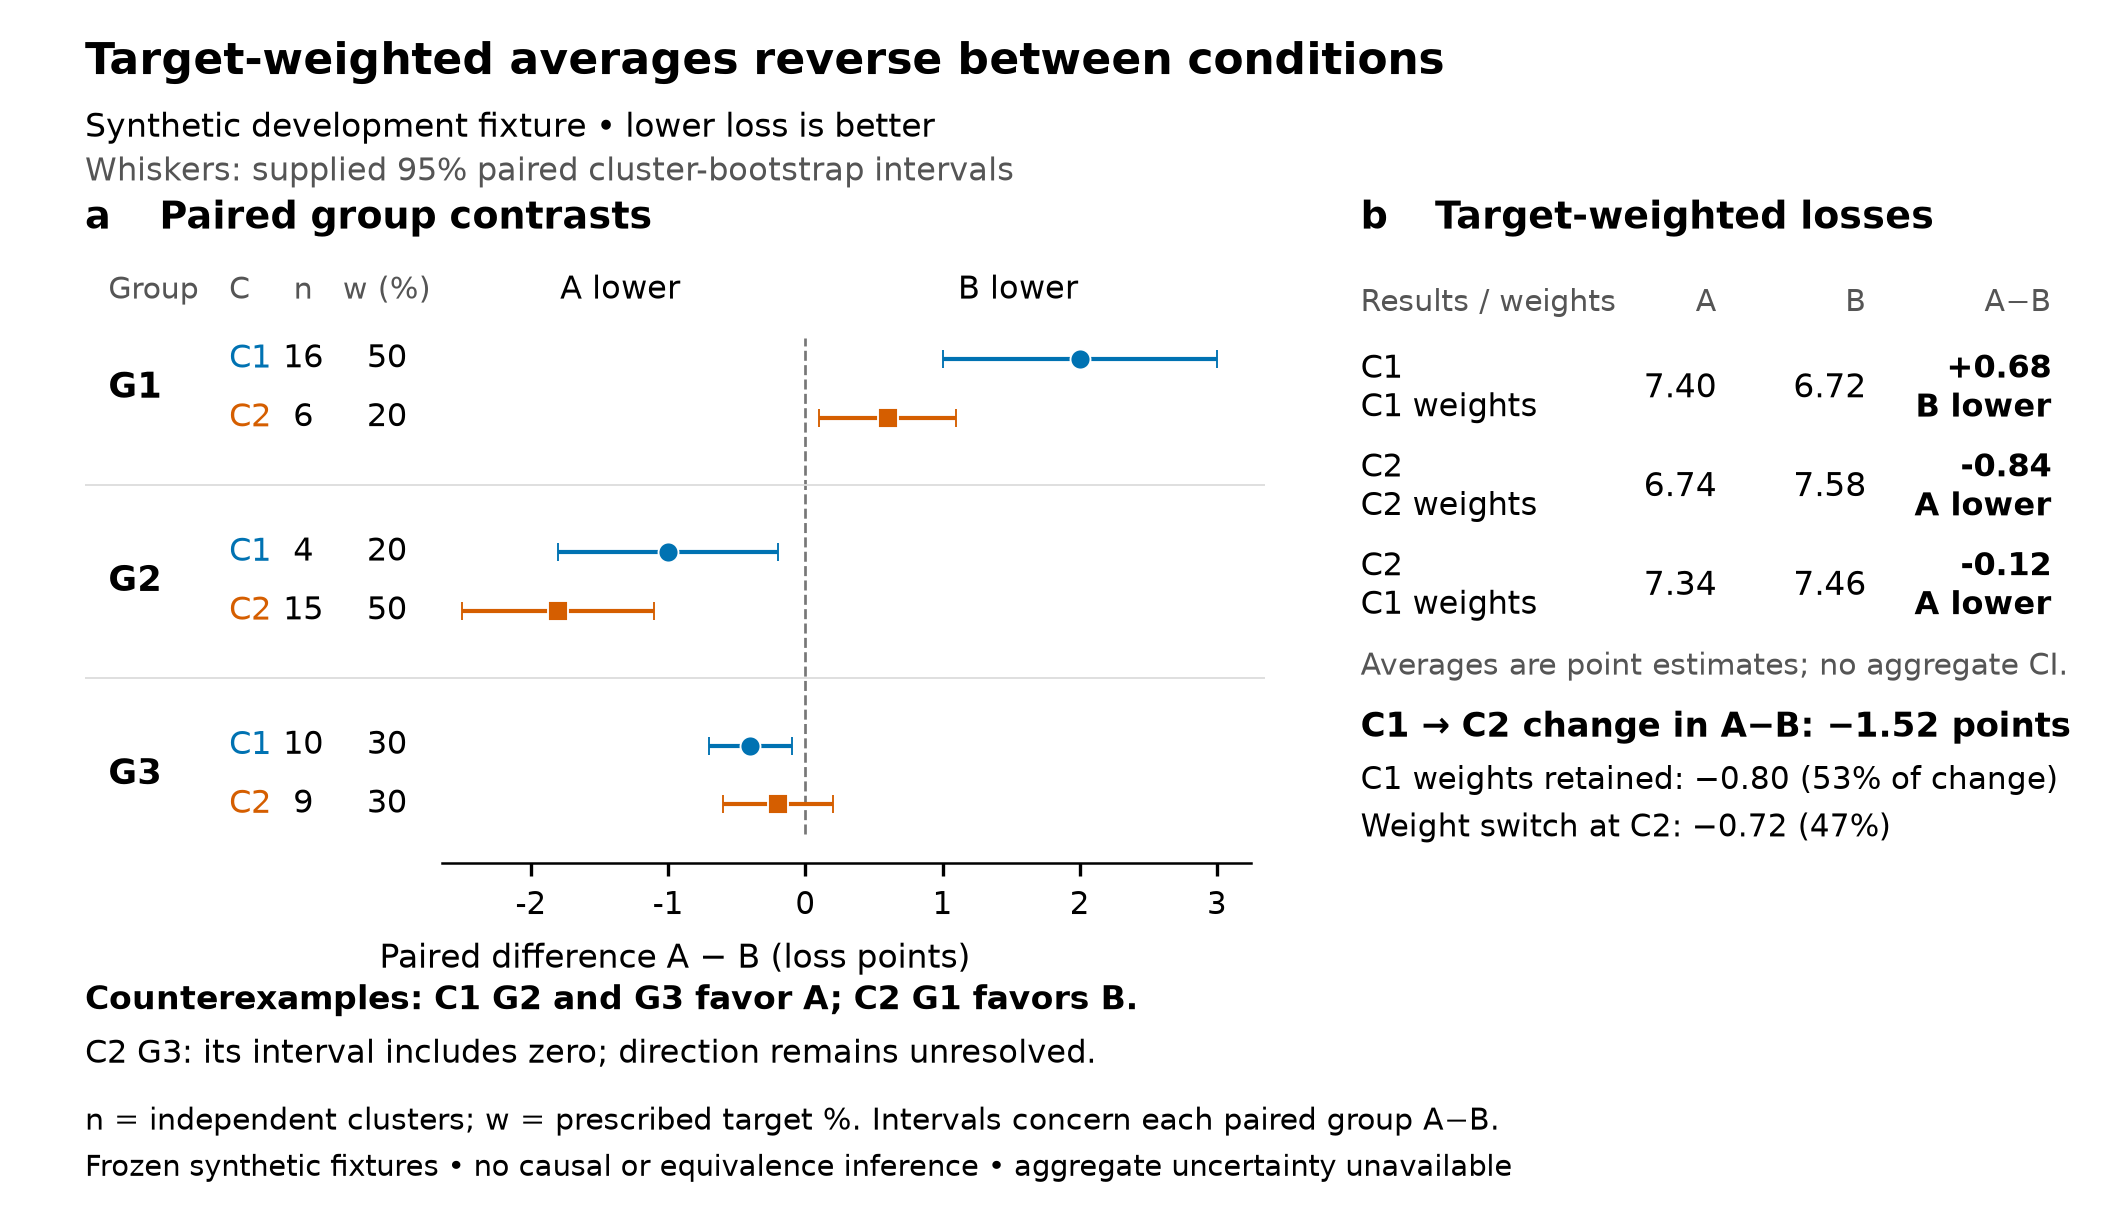

Python code for this plot:
"""Frozen synthetic fixture, 180 × 103 mm. Run --export after preview review.

Uses SciPilot's actual style, panel-label, layout-audit and export implementation.
The CSV contains summary estimates, not cluster observations.
"""
from pathlib import Path
import argparse
import csv
import hashlib
import json
import math
import os
import sys

OUT = Path(__file__).resolve().parent
ROOT = Path('LOCAL_EVIDENCE_ROOT')
SOURCE = ROOT / 'work/academic-research-skills/evaluations/fixtures/rc2/figure-results.csv'
PROFESSIONAL = ROOT / 'professional/Haojae/scipilot-figure-skill/scripts'
SIZE = (180 / 25.4, 103 / 25.4)
EXPECTED_SHA256 = 'e2d5923ff6b2d1a95321ece8956a892ad4416d051c8c763c9ea31881a306374c'
BLUE, ORANGE = '#0072B2', '#D55E00'

# Keep font caches and Python bytecode inside the authorized output boundary.
sys.dont_write_bytecode = True
os.environ['MPLCONFIGDIR'] = str(OUT / '.mplconfig')
sys.path.insert(0, str(PROFESSIONAL))
import matplotlib
matplotlib.use('Agg')
import matplotlib.pyplot as plt
from PIL import Image
from setup_style import setup_style
from layout_tools import add_panel_labels
from visual_qa import audit_layout
from export_figure import export_figure


def load_and_check():
    assert hashlib.sha256(SOURCE.read_bytes()).hexdigest() == EXPECTED_SHA256
    with SOURCE.open(newline='') as f:
        rows = list(csv.DictReader(f))
    assert len(rows) == 6
    for row in rows:
        for key in row.keys() - {'condition', 'group'}:
            row[key] = float(row[key])
            assert math.isfinite(row[key]), key
        d = row['difference_A_minus_B']
        assert math.isclose(d, row['loss_A'] - row['loss_B'], abs_tol=1e-12)
        assert row['diff_low'] <= d <= row['diff_high']
        assert row['n_clusters'] > 0 and row['n_clusters'].is_integer()
        assert 0 <= row['target_weight'] <= 1
    by = {(r['condition'], r['group']): r for r in rows}
    assert set(by) == {(c, g) for c in ('C1', 'C2') for g in ('G1', 'G2', 'G3')}
    for c in ('C1', 'C2'):
        assert math.isclose(sum(by[c, g]['target_weight'] for g in ('G1', 'G2', 'G3')), 1)

    def weighted(result_condition, weight_condition, column):
        return sum(by[weight_condition, g]['target_weight'] * by[result_condition, g][column]
                   for g in ('G1', 'G2', 'G3'))

    estimates = [
        dict(results=c, weights=w, A=weighted(c, w, 'loss_A'),
             B=weighted(c, w, 'loss_B'), difference=weighted(c, w, 'difference_A_minus_B'))
        for c, w in [('C1', 'C1'), ('C2', 'C2'), ('C2', 'C1')]
    ]
    c1, c2, standardized = [e['difference'] for e in estimates]
    total = c2 - c1
    retained = standardized - c1
    weight_switch = c2 - standardized
    # One runnable scientific check: signed contrasts, fixed-weight comparison,
    # and the path-specific descriptive decomposition must agree with the fixture.
    assert all(math.isclose(a, b, abs_tol=1e-12)
               for a, b in zip((c1, c2, standardized, total, retained, weight_switch),
                               (.68, -.84, -.12, -1.52, -.80, -.72)))
    assert math.isclose(total, retained + weight_switch, abs_tol=1e-12)
    calc = dict(estimates=estimates, total_change=total, fixed_C1_weight_change=retained,
                weight_switch_at_C2=weight_switch, retained_fraction=retained / total,
                weight_switch_fraction=weight_switch / total,
                aggregate_intervals=None,
                interval_scope='supplied 95% paired percentile cluster-bootstrap intervals, within group and condition')
    (OUT / 'calculations.json').write_text(json.dumps(calc, indent=2) + '\n')
    return by, calc


def draw(by, calc):
    style = setup_style(journal='general', lang='en', use_sciplots=False, constrained_layout=False)
    plt.rcParams.update({'font.family': 'DejaVu Sans', 'font.size': 8,
                         'axes.labelsize': 8, 'xtick.labelsize': 7.5,
                         'axes.linewidth': .6, 'savefig.facecolor': 'white'})
    fig = plt.figure(figsize=SIZE, dpi=150)
    ax = fig.add_axes([.04, .29, .555, .48])
    table = fig.add_axes([.64, .48, .335, .29])
    ax.set_xlim(-5.25, 3.35)
    ax.set_ylim(-.9, 6.05)
    ax.set_yticks([])
    ax.set_xticks([-2, -1, 0, 1, 2, 3])
    ax.set_xlabel('Paired difference A − B (loss points)', labelpad=5)
    ax.spines[['left', 'right', 'top']].set_visible(False)
    ax.spines['bottom'].set_bounds(-2.65, 3.25)
    ax.tick_params(axis='x', length=3)
    ax.plot([0, 0], [-.55, 5.35], color='#777777', lw=.65, ls='--', zorder=1)
    for y in [3.6, 1.3]:
        ax.axhline(y, color='#DDDDDD', lw=.45)
    ax.text(-5.08, 5.82, 'Group', fontsize=7.2, color='#555555')
    ax.text(-4.20, 5.82, 'C', fontsize=7.2, color='#555555')
    ax.text(-3.66, 5.82, 'n', fontsize=7.2, ha='center', color='#555555')
    ax.text(-3.05, 5.82, 'w (%)', fontsize=7.2, ha='center', color='#555555')
    ax.text(-1.35, 5.82, 'A lower', fontsize=7.6, ha='center')
    ax.text(1.55, 5.82, 'B lower', fontsize=7.6, ha='center')
    for group, base in [('G1', 5.10), ('G2', 2.80), ('G3', .50)]:
        ax.text(-5.08, base - .35, group, fontsize=8.5, va='center', fontweight='bold')
        for c, y, color, marker in [('C1', base, BLUE, 'o'), ('C2', base - .70, ORANGE, 's')]:
            row = by[c, group]
            ax.text(-4.20, y, c, color=color, va='center', fontsize=7.8)
            ax.text(-3.66, y, str(int(row['n_clusters'])), ha='center', va='center', fontsize=7.6)
            ax.text(-3.05, y, str(round(row['target_weight'] * 100)), ha='center', va='center', fontsize=7.6)
            d = row['difference_A_minus_B']
            ax.errorbar(d, y, xerr=[[d - row['diff_low']], [row['diff_high'] - d]],
                        fmt=marker, color=color, ecolor=color, capsize=2.2,
                        elinewidth=1, capthick=.8, markersize=4.8,
                        markeredgecolor='white', markeredgewidth=.45, zorder=3)

    table.set_axis_off()
    for x, label in [(0, 'Results / weights'), (.50, 'A'), (.71, 'B'), (.97, 'A−B')]:
        table.text(x, .91, label, ha='left' if x == 0 else 'right', fontsize=7.2, color='#555555')
    for y, e in zip([.69, .41, .13], calc['estimates']):
        table.text(0, y, f"{e['results']}\n{e['weights']} weights", fontsize=7.7, va='center')
        table.text(.50, y, f"{e['A']:.2f}", fontsize=8, ha='right', va='center')
        table.text(.71, y, f"{e['B']:.2f}", fontsize=8, ha='right', va='center')
        lower = 'A lower' if e['difference'] < 0 else 'B lower'
        table.text(.97, y, f"{e['difference']:+.2f}\n{lower}", fontsize=7.8,
                   ha='right', va='center', fontweight='bold')

    add_panel_labels(fig, axes=[ax, table], labels=['a', 'b'], x_offset_pt=0,
                     y_offset_pt=10, ha='left', fontsize=9)
    title_y = .77 + 10 / (SIZE[1] * 72)
    fig.text(.075, title_y, 'Paired group contrasts', fontsize=9, va='bottom', fontweight='bold')
    fig.text(.675, title_y, 'Target-weighted losses', fontsize=9, va='bottom', fontweight='bold')
    fig.text(.04, .966, 'Target-weighted averages reverse between conditions', fontsize=10.5,
             va='top', fontweight='bold')
    fig.text(.04, .908, 'Synthetic development fixture • lower loss is better', fontsize=8, va='top')
    fig.text(.04, .871, 'Whiskers: supplied 95% paired cluster-bootstrap intervals', fontsize=7.6, va='top', color='#555555')
    fig.text(.64, .445, 'Averages are point estimates; no aggregate CI.', fontsize=7.1, color='#555555')
    fig.text(.64, .394, 'C1 → C2 change in A−B: −1.52 points', fontsize=8.1, fontweight='bold')
    fig.text(.64, .351, 'C1 weights retained: −0.80 (53% of change)', fontsize=7.5)
    fig.text(.64, .312, 'Weight switch at C2: −0.72 (47%)', fontsize=7.5)
    fig.text(.04, .170, 'Counterexamples: C1 G2 and G3 favor A; C2 G1 favors B.', fontsize=8, fontweight='bold')
    fig.text(.04, .126, 'C2 G3: its interval includes zero; direction remains unresolved.', fontsize=7.6)
    fig.text(.04, .071, 'n = independent clusters; w = prescribed target %. Intervals concern each paired group A−B.', fontsize=7.1)
    fig.text(.04, .033, 'Frozen synthetic fixtures • no causal or equivalence inference • aggregate uncertainty unavailable', fontsize=7)
    return fig, style


def main():
    parser = argparse.ArgumentParser(description=__doc__)
    parser.add_argument('--export', action='store_true')
    args = parser.parse_args()
    by, calc = load_and_check()
    fig, style = draw(by, calc)
    issues = audit_layout(fig)
    report = dict(stage='export' if args.export else 'preview', style=style, issues=issues,
                  exact_size_mm=[180, 103], minimum_font_pt=7)
    (OUT / 'layout_audit.json').write_text(json.dumps(report, indent=2) + '\n')
    assert not issues, issues
    # SciPilot's preview/grayscale helpers crop with bbox='tight'; use an exact
    # canvas here so the specified physical width and height survive export.
    fig.savefig(OUT / 'preview-target-size.png', dpi=150, bbox_inches=None)
    with Image.open(OUT / 'preview-target-size.png') as image:
        image.convert('L').save(OUT / 'preview-grayscale.png', dpi=(150, 150))
    if args.export:
        export_figure(fig, str(OUT / 'figure'), formats=['svg', 'png'], dpi=300,
                      size_inches=SIZE, tight=False, grayscale_preview=False)
    print(json.dumps(dict(size_mm=[180, 103], calculations=calc, layout_issues=issues), indent=2))
    plt.close(fig)


if __name__ == '__main__':
    main()
